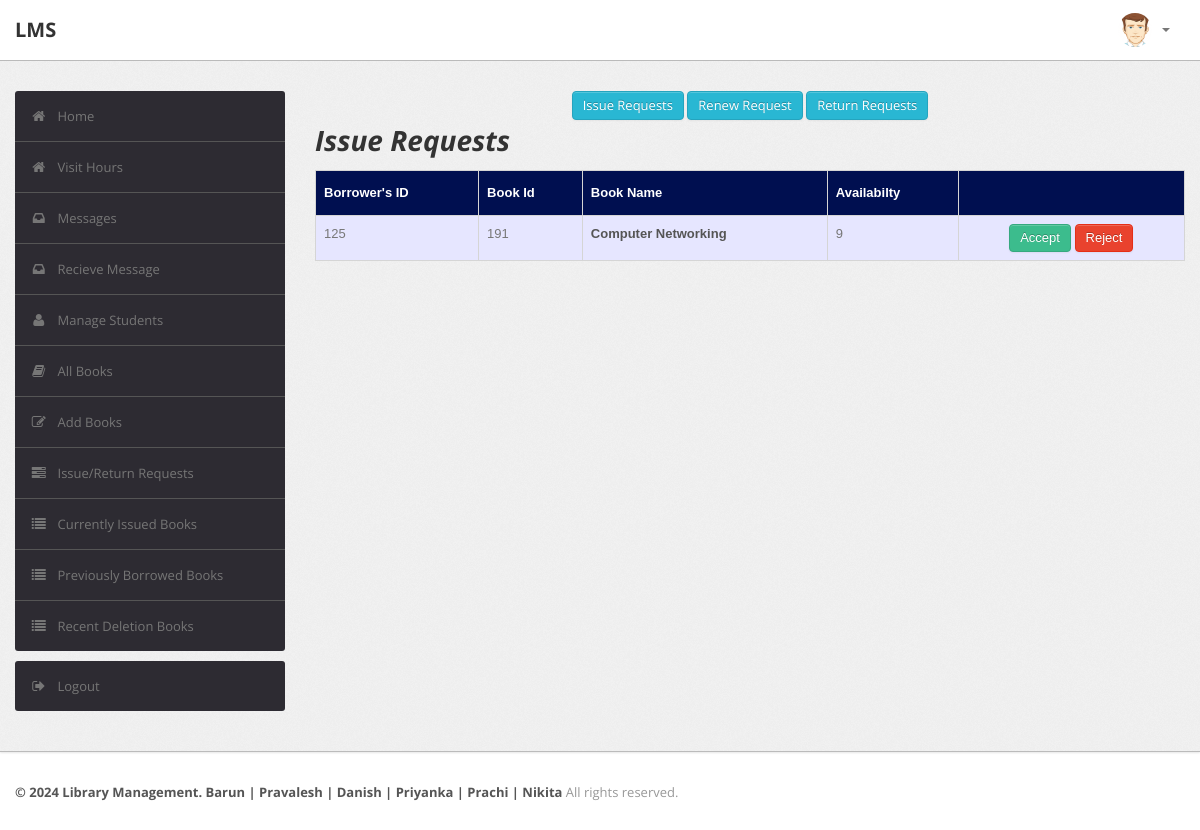
The app's page /librarian/issue_requests.php (signed in) with its own data.
### tables this page shows
CREATE TABLE `record` (
  `id` int(11) NOT NULL,
  `RollNo` varchar(255) NOT NULL,
  `BookId` int(255) NOT NULL,
  `Date_of_Issue` date NOT NULL,
  `Due_Date` date NOT NULL,
  `Date_of_Return` date NOT NULL,
  `Dues` int(255) NOT NULL,
  `Renewals_left` int(255) NOT NULL,
  `Time` time NOT NULL
);

CREATE TABLE `book` (
  `BookId` int(10) NOT NULL,
  `Section` varchar(255) NOT NULL,
  `Subject` varchar(50) DEFAULT NULL,
  `Textbook` varchar(255) NOT NULL,
  `Volume` varchar(255) DEFAULT NULL,
  `Year` varchar(50) DEFAULT NULL,
  `Availability` int(10) DEFAULT NULL,
  `Author` varchar(255) NOT NULL,
  `ISBN` varchar(255) NOT NULL,
  `Status` varchar(255) DEFAULT NULL
);

### librarian/issue_requests.php (the view, shortened to what this page needs)
<?php
require('dbconn.php');
?>
<?php
if ($_SESSION['RollNo'] !== 'staff') {
    ?>
<!DOCTYPE html>
<html lang="en">
    <head>
        <link type="text/css" href="bootstrap/css/bootstrap.min.css" rel="stylesheet">
        <link type="text/css" href="bootstrap/css/bootstrap-responsive.min.css" rel="stylesheet">
        <link type="text/css" href="css/theme.css" rel="stylesheet">
        <link type="text/css" href="images/icons/css/font-awesome.css" rel="stylesheet">
    </head>
    <body>
        <div class="navbar navbar-fixed-top">
            <div class="navbar-inner">
                <div class="container">
                        <a class="brand" href="index.php">LMS </a>
                    <div class="nav-collapse collapse navbar-inverse-collapse">
                        <ul class="nav pull-right">
                            <li class="nav-user dropdown"><a href="#" class="dropdown-toggle" data-toggle="dropdown">
                                <img src="images/user.png" class="nav-avatar" />
                                <b class="caret"></b></a>
                            </li>
                        </ul>
                    </div>
                </div>
            </div>
        </div>
        <div class="wrapper">
            <div class="container">
                <div class="row">
                    <div class="span3">
                        <div class="sidebar">
                          <ul class="widget widget-menu unstyled">
                                <li class="active"><a href="index.php"><i class="menu-icon icon-home"></i>Home
                                </a></li>
                                <li class="active"><a href="../qr/index.php"><i class="menu-icon icon-home"></i>Visit Hours
                                </a></li>
                                 <li><a href="message.php"><i class="menu-icon icon-inbox"></i>Messages</a>
                                </li>
                                <li><a href="recieve.php"><i class="menu-icon icon-inbox"></i>Recieve Message</a>
                                </li>
                                <li><a href="student.php"><i class="menu-icon icon-user"></i>Manage Students </a>
                                </li>
                                <li><a href="book.php"><i class="menu-icon icon-book"></i>All Books </a></li>
                                <li><a href="addbook.php"><i class="menu-icon icon-edit"></i>Add Books </a></li>
                                <li><a href="requests.php"><i class="menu-icon icon-tasks"></i>Issue/Return Requests </a></li>
                                <li><a href="current.php"><i class="menu-icon icon-list"></i>Currently Issued Books </a></li>
                                 <li><a href="pre.php"><i class="menu-icon icon-list"></i>Previously Borrowed Books </a></li>
                                <li><a href="history.php"><i class="menu-icon icon-list"></i>Recent Deletion Books </a></li>
                            </ul>
                            <ul class="widget widget-menu unstyled">
                                <li><a href="logout.php"><i class="menu-icon icon-signout"></i>Logout </a></li>
                            </ul>
                        </div>
                    </div>
                    <div class="span9">
                        <center>
                        <a href="issue_requests.php" class="btn btn-info">Issue Requests</a>
                        <a href="renew_requests.php" class="btn btn-info">Renew Request</a>
                        <a href="return_requests.php" class="btn btn-info">Return Requests</a>
                        </center>
                        <h1><i>Issue Requests</i></h1>
                        <table class="table" id = "tables">
                                  <thead>
                                    <tr>
                                      <th>Borrower's ID</th>
                                      <th>Book Id</th>
                                      <th>Book Name</th>
                                      <th>Availabilty</th>
                                      <th></th>
                                    </tr>
                                  </thead>
                                  <tbody>
                                    <?php
                            $sql="select * from LMS.record,LMS.book where Date_of_Issue is NULL and record.BookId=book.BookId order by Time";
                            $result=$conn->query($sql);
                            while($row=$result->fetch_assoc())
                            {
                                $id = $row['id'];
                                $bookid=$row['BookId'];
                                $rollno=$row['RollNo'];
                                $name=$row['Textbook'];
                                $avail=$row['Availability'];
                            ?>
                                    <tr>
                                      <td><?php echo strtoupper($rollno) ?></td>
                                      <td><?php echo $bookid ?></td>
                                      <td><b><?php echo $name ?></b></td>
                                      <td><?php echo $avail ?></td>
                                      <td><center>
                                        <?php
                                        if($avail > 0)
                                        {echo "<a href=\"accept.php?id1=".$bookid."&id2=".$rollno."\" class=\"btn btn-success\">Accept</a>";}
                                         ?>
                                        <a href="reject.php?id1=<?php echo $id ?>&id2=<?php echo $id ?>" class="btn btn-danger">Reject</a>
                                    </center></td>
                                    </tr>
                               <?php } ?>
                               </tbody>
                                </table>
                            </div>
                </div>
            </div>
        </div>
<div class="footer">
            <div class="container">
                <b class="copyright">&copy; 2024 Library Management. Barun | Pravalesh | Danish | Priyanka | Prachi | Nikita </b>All rights reserved.
            </div>
        </div>
    </body>
</html>
<?php }
else {
    echo "<script type='text/javascript'>alert('Access Denied!!!')</script>";
} ?>

### librarian/css/theme.css (style rules this page uses)
#tables { font-family: "Trebuchet MS", Arial, Helvetica, sans-serif; border-collapse: collapse; width: 100%; }
#tables td, #tables th { border: 1px solid #ddd; padding: 8px; }
#tables tr:nth-child(odd) { background-color: #e6e6ff; }
#tables th { padding-top: 12px; padding-bottom: 12px; text-align: left; background-color: #000F50; color: white; }
body { font-size: 13px; font-family: 'Open Sans', Arial, sans-serif; background: #fff; color: #777 }
h1, h2, h3, h4, h5, h6 { color: #333; margin-top: 0 }
h1 { font-size: 28px }
strong, b { color: #555 }
.wrapper { background: url(../images/bg.png) #eee; border-bottom: 1px solid #bbb; -webkit-box-shadow: 0 1px 2px rgba(0,0,0,0.1); -moz-box-shadow: 0 1px 2px rgba(0,0,0,0.1); box-shadow: 0 1px 2px rgba(0,0,0,0.1); padding: 30px 0 }
.footer { color: #999; padding: 30px 0 60px }
body [class^="icon-"], body [class*=" icon-"] { font-size: 14px; line-height: 20px; height: 20px }
.navbar { position: static!important; margin: 0!important }
.navbar .navbar-inner { background: #fff; border-bottom: 1px solid #bbb; -webkit-box-shadow: 0 1px 2px rgba(0,0,0,0.15); -moz-box-shadow: 0 1px 2px rgba(0,0,0,0.15); box-shadow: 0 1px 2px rgba(0,0,0,0.15) }
.navbar .brand { color: #333; font-weight: bold; font-size: 20px; margin-right: 20px; padding: 20px }
.navbar .nav>li>a { padding: 20px 15px; font-weight: bold; color: #777 }
.nav-user>a { height: 20px }
.nav-avatar { width: 34px; height: 34px; margin: -7px 5px 0 0; -webkit-border-radius: 50%; -moz-border-radius: 50%; border-radius: 50% }
.btn, .btn-box { -webkit-border-radius: 3px; -moz-border-radius: 3px; border-radius: 3px }
.btn { font-size: 13px; font-weight: 600 }
.btn { display: inline-block; margin-bottom: 0; font-weight: 400; text-align: center; vertical-align: middle; cursor: pointer; background-image: none; border: 1px solid transparent; white-space: nowrap; padding: 4px 10px; font-size: 13px; line-height: 1.42857; border-radius: 4px; -webkit-user-select: none; -moz-user-select: none; -ms-user-select: none; user-select: none }
.btn-success { color: #fff; background-color: #3cbc8d; border-color: #36a97f }
.btn-info { color: #fff; background-color: #29b7d3; border-color: #25a4be }
.btn-danger { color: #fff; background-color: #e9422e; border-color: #e52e18 }
.table { margin-bottom: 0 }
.table th, .table td { border-color: #d5d5d5!important }
.widget-menu { background: #fff; -webkit-border-radius: 3px; -moz-border-radius: 3px; border-radius: 3px; overflow: hidden }
.widget-menu a { color: #555; display: block; line-height: 20px; padding: 15px; text-decoration: none!important }
.widget-menu .menu-icon { margin-right: 10px; color: #767676; -webkit-transition: all .2s ease-in-out; -moz-transition: all .2s ease-in-out; transition: all .2s ease-in-out; }
.widget-menu>li+li { border-top: 1px solid #555 }
.widget-menu>li>a { background-color: #2d2b32; color: #767676; -webkit-transition: all .2s ease-in-out; -moz-transition: all .2s ease-in-out; transition: all .2s ease-in-out; }

### records on screen
record: RollNo "125", BookId.BookId "191", BookId.Textbook "Computer Networking", BookId.Availability "9"
